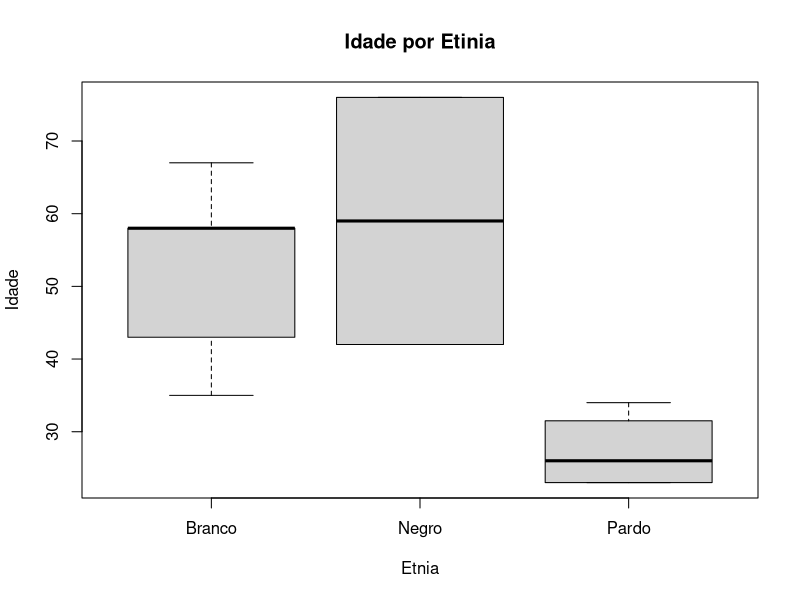

Recreate this plot in R.
# Fatores
getwd()
setwd("C:/DSA/FCD/BigDataRAzure")

vect1 <- c("Macho", "Femea", "Femea", "Macho", "Macho")
vect1
fact_vec1 <- factor(vect1)
fact_vec1
class(vect1)
class(fact_vec1)

# variáveis categóricas nominais
# Não existe uma ordem implícita
animais <- c("Zebra", "Pantera", "Rinoceronte", "Macaco", "Tigre")
animais
class(animais)
fac_animais <- factor(animais)
fac_animais
class(fac_animais)
levels(fac_animais)

# Variáveis categóricas ordinais
# Possuem uma ordem natural
grad <- c("Mestrado", "Doutorado", "Bacharelado", "Mestrado", "Mestrado")
grad
fac_grad <- factor(grad, order= TRUE, levels = c("Doutorado", "Mestrado", "Bacharelado"))
fac_grad
levels(fac_grad)

# Sumarizar os dados fornece uma visão geral sobre o conteúdo das variáveis
summary(fac_grad)
summary(grad)

vec2 <- c("M", "F", "F", "M", "M", "M", "F", "F", "M", "M", "M", "F", "F", "M", "M")
vec2
fac_vec2 <- factor(vec2)
fac_vec2
levels(fac_vec2) <- c("Femea", "Macho")
fac_vec2
summary(fac_vec2)
summary(vec2)

# Mais exemplos
data = c(1,2,2,3,1,2,3,3,1,2,3,3,1)
fdata = factor(data)
fdata

rdata = factor(data, (labels = c("I", "II", "III")))
rdata

# Fatores não ordenados
set1 <- c("AA", "B", "BA", "CC", "CA", "AA", "BA", "CC", "CC")
set1

# Transformando os dados.
f.set1 <- factor(set1)
f.set1
class(f.set1)
is.ordered(f.set1)

# fatores ordenados
o.set1 <- factor(set1,
                 levels = c("CA", "BA", "AA", "CC", ""),
                 ordered = TRUE)
o.set1
is.ordered(o.set1)

as.numeric(o.set1)
table(o.set1)

# Fatores e Dataframes
getwd()
setwd("C:/Dev/DSA/FCD/BigDataRAzure")
df <- read.csv2("etnias.csv", sep = ',')
df

# variáveis do tipo fator
str(df)
View(df)
df$Sexo <- factor(df$Sexo, labels = c("F", "M"))
df$Etnia <- factor(df$Etnia, labels = c("Branco", "Negro", "Pardo"))
str(df)
View(df)



# Níveis dos fatores
levels(df$Etnia)
summary(df$Etnia)


# Plot
plot(df$Idade~df$Etnia, xlab ='Etnia', ylab = 'Idade', main = 'Idade por Etinia')

# Regressão
summary(lm(Idade~Etnia, data = df))

# Convertendo uma coluna em variável categórica. isso criará um fator ordenado
df
str(df)
df$Estado_Civil.cat <- factor(df$Estado_Civil, labels = c("Solteiro", "Casado", "Divorciado"))
df
str(df)
